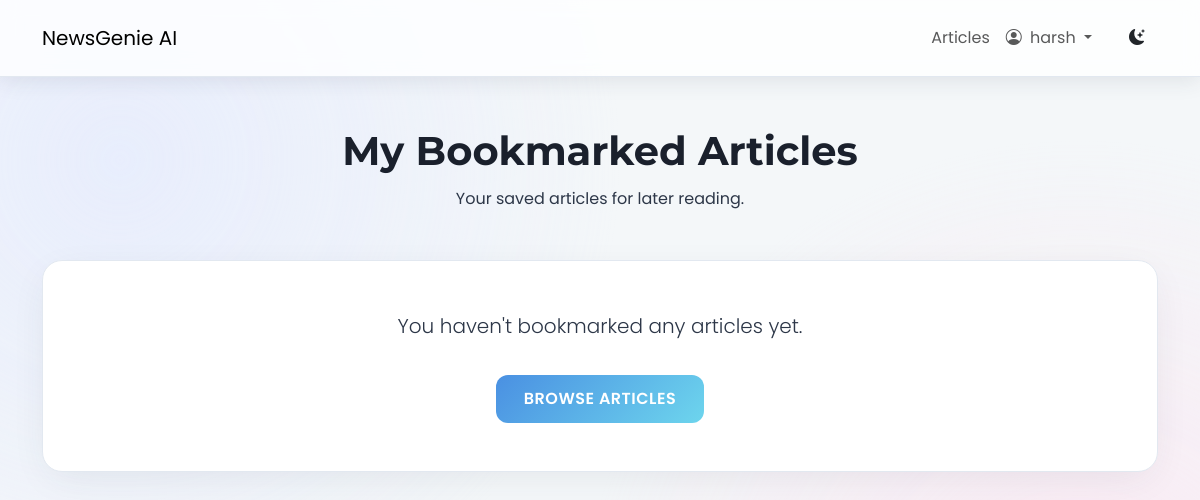
/bookmarks/ (signed in), run on an earlier commit of the app's database.
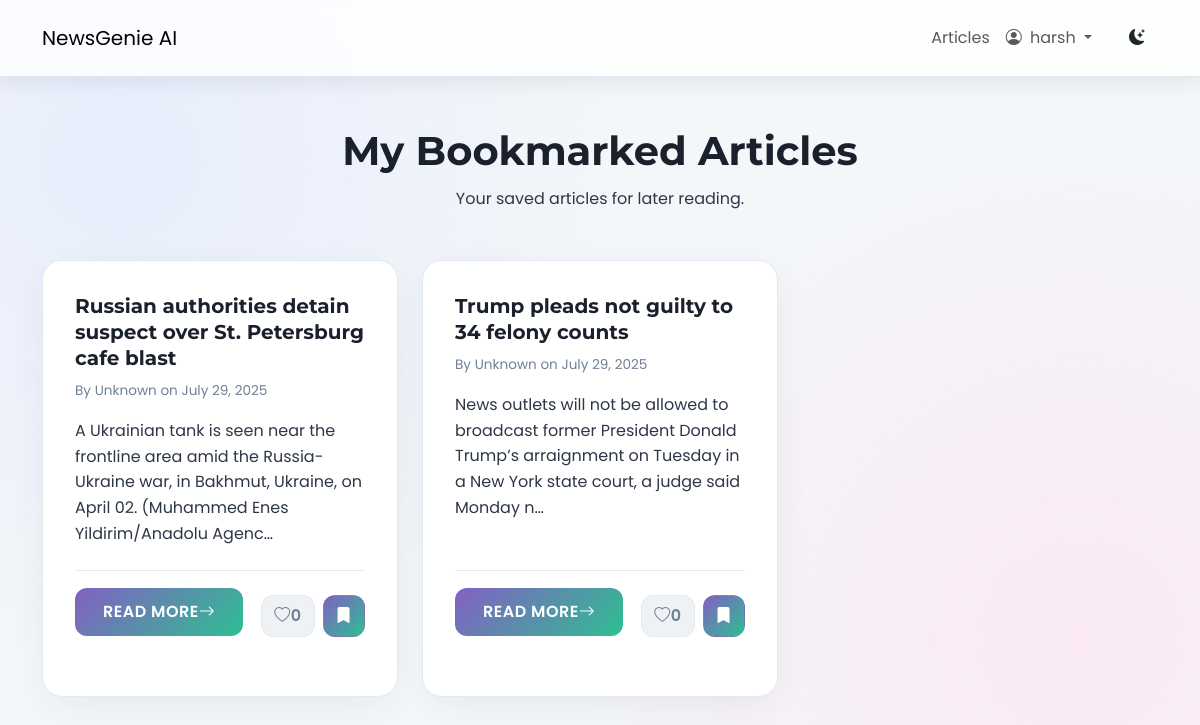
And on a later commit of the database.
### news/models.py (models this page shows, shortened)
class Bookmark(models.Model):
    user = models.ForeignKey(User, on_delete=models.CASCADE)
    article = models.ForeignKey(Article, on_delete=models.CASCADE, related_name='bookmarks')
    created_at = models.DateTimeField(auto_now_add=True)
    class Meta:
        unique_together = ('user', 'article')
        ordering = ['-created_at']

class Article(models.Model):
    title = models.CharField(max_length=255)
    author = models.CharField(max_length=100, default="Unknown")
    content = models.TextField()
    url = models.URLField(unique=True)
    source = models.CharField(max_length=100)
    published_at = models.DateTimeField()
    summary = models.TextField(blank=True, null=True)
    category = models.ManyToManyField(Category, related_name='articles')
    approved = models.BooleanField(default=False)
    audio_file = models.FileField(upload_to='news_audio/', blank=True, null=True)
    @property
    def total_likes(self):
        return self.likes.count()
    def approved_status(self):
        return self.approved
    approved_status.boolean = True
    approved_status.short_description = "Approved"

### news/views.py (the view)
# urls.py: path('bookmarks/', views.bookmark_list, name="bookmarks"),
@login_required
def bookmark_list(request):
    bookmarks = Bookmark.objects.filter(user=request.user).order_by('-created_at')
    article_ids = [b.article.id for b in bookmarks]
    liked_articles_ids = ArticleLike.objects.filter(user=request.user, article__id__in=article_ids).values_list('article__id', flat=True)
    for bookmark in bookmarks:
        bookmark.article.is_liked_by_user = bookmark.article.id in liked_articles_ids
        bookmark.article.is_bookmarked_by_user = True
    return render(request, "news/bookmarks.html", {"bookmarks": bookmarks})

### news/templates/news/bookmarks.html (shortened to what this page needs)
{% extends 'news/base.html' %}
{% load static %}
{% block content %}
<div class="page-header-section text-center mb-5">
    <h1 class="page-title-heading">My Bookmarked Articles</h1>
    <p class="page-subtitle-text">Your saved articles for later reading.</p>
</div>
{% if bookmarks %}
<div class="row row-cols-1 row-cols-md-2 row-cols-lg-3 g-4 article-grid">
    {% for bookmark in bookmarks %}
    <div class="col">
        <div class="app-card article-card h-100">
            <div class="card-body d-flex flex-column">
                <h5 class="card-title-article">{{ bookmark.article.title }}</h5>
                <p class="card-meta-info">By {{ bookmark.article.author }} on {{ bookmark.article.published_at|date:"F d, Y" }}</p>
                <p class="card-text-summary">{{ bookmark.article.summary|default:bookmark.article.content|truncatechars:150 }}</p>
                <div class="mt-auto article-actions">
                    <a href="{% url 'news:detail' bookmark.article.pk %}" class="btn app-btn read-more-btn article-card-read-more">Read More <i class="bi bi-arrow-right"></i></a>
                    <div class="d-flex gap-2 justify-content-end button-group-actions mt-2">
                        <button class="btn app-btn icon-btn like-btn " data-article-id="{{ bookmark.article.pk }}" >
                            <i class="bi {% if bookmark.article.is_liked_by_user %}bi-heart-fill{% else %}bi-heart{% endif %}"></i>
                            <span class="like-count">{{ bookmark.article.total_likes }}</span>
                        </button>
                        <button class="btn app-btn icon-btn bookmark-btn bookmarked" data-article-id="{{ bookmark.article.pk }}" {% if not user.is_authenticated %}disabled title="Login to bookmark" {% endif %}>
                            <i class="bi bi-bookmark-fill"></i>
                        </button>
                    </div>
                </div>
            </div>
            <div class="card-footer article-card-footer">
                {% for category in bookmark.article.category.all %}
                    <span class="badge category-pill-small me-1">{{ category.name }}</span>
                {% endfor %}
            </div>
        </div>
    </div>
    {% endfor %}
</div>
{% else %}
<div class="text-center py-5 app-card">
    <p class="lead">You haven't bookmarked any articles yet.</p>
    <a href="{% url "news:article_list" %}" class="btn app-btn primary-btn mt-3">Browse Articles</a>
</div>
{% endif %}
{% endblock content %}

What changed in the data, as far as the page shows it:
added Bookmark: article "Russian authorities detain suspect over St. Petersburg cafe blast", article.author "Unknown", article.published_at "July 29, 2025", article.summary "A Ukrainian tank is seen near the frontline area amid the Russia-Ukraine war, in Bakhmut, Ukraine, on April 02. (Muhammed Enes Yildirim/Anadolu Agenc…", article.total_likes "0"
added Bookmark: article "Trump pleads not guilty to 34 felony counts", article.author "Unknown", article.published_at "July 29, 2025", article.summary "News outlets will not be allowed to broadcast former President Donald Trump’s arraignment on Tuesday in a New York state court, a judge said Monday n…", article.total_likes "0"
Also different on the page:
text no longer shown: "You haven't bookmarked any articles yet. BROWSE ARTICLES"
